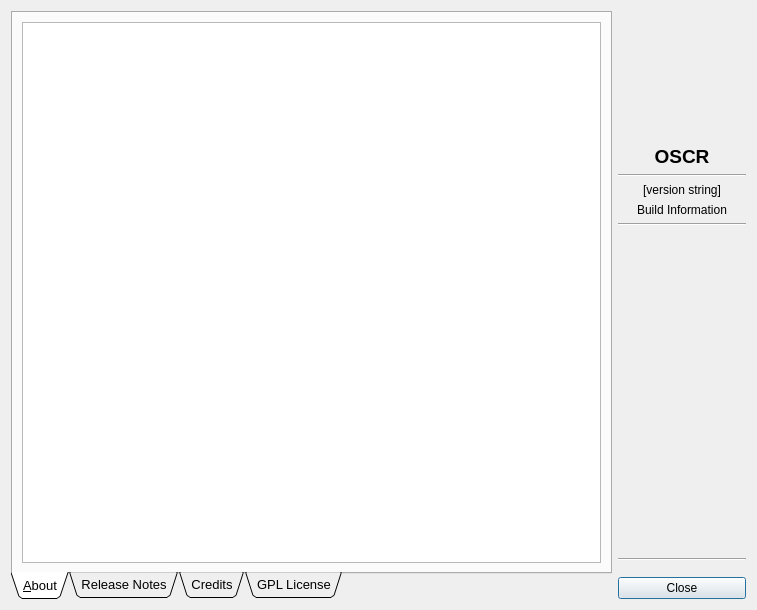
<?xml version="1.0" encoding="UTF-8"?>
<ui version="4.0">
 <class>AboutDialog</class>
 <widget class="QDialog" name="AboutDialog">
  <property name="geometry">
   <rect>
    <x>0</x>
    <y>0</y>
    <width>757</width>
    <height>610</height>
   </rect>
  </property>
  <property name="windowTitle">
   <string>Dialog</string>
  </property>
  <layout class="QHBoxLayout" name="horizontalLayout">
   <item>
    <widget class="QTabWidget" name="tabWidget">
     <property name="font">
      <font>
       <pointsize>10</pointsize>
      </font>
     </property>
     <property name="tabPosition">
      <enum>QTabWidget::South</enum>
     </property>
     <property name="tabShape">
      <enum>QTabWidget::Triangular</enum>
     </property>
     <property name="currentIndex">
      <number>0</number>
     </property>
     <widget class="QWidget" name="aboutTab">
      <attribute name="title">
       <string>&amp;About</string>
      </attribute>
      <layout class="QVBoxLayout" name="verticalLayout">
       <item>
        <widget class="QTextBrowser" name="aboutText">
         <property name="openExternalLinks">
          <bool>true</bool>
         </property>
        </widget>
       </item>
      </layout>
     </widget>
     <widget class="QWidget" name="relnotesTab">
      <attribute name="title">
       <string>Release Notes</string>
      </attribute>
      <layout class="QVBoxLayout" name="verticalLayout_2">
       <item>
        <widget class="QTextBrowser" name="relnotesText">
         <property name="openExternalLinks">
          <bool>true</bool>
         </property>
        </widget>
       </item>
      </layout>
     </widget>
     <widget class="QWidget" name="creditsTab">
      <attribute name="title">
       <string>Credits</string>
      </attribute>
      <layout class="QVBoxLayout" name="verticalLayout_5">
       <item>
        <widget class="QTextBrowser" name="creditsText">
         <property name="openExternalLinks">
          <bool>true</bool>
         </property>
        </widget>
       </item>
      </layout>
     </widget>
     <widget class="QWidget" name="licenseTab">
      <attribute name="title">
       <string>GPL License</string>
      </attribute>
      <layout class="QVBoxLayout" name="verticalLayout_3">
       <item>
        <widget class="QLabel" name="licenceLabel">
         <property name="text">
          <string notr="true">TextLabel</string>
         </property>
         <property name="wordWrap">
          <bool>true</bool>
         </property>
         <property name="openExternalLinks">
          <bool>true</bool>
         </property>
        </widget>
       </item>
       <item>
        <widget class="QTextBrowser" name="licenseText"/>
       </item>
      </layout>
     </widget>
    </widget>
   </item>
   <item>
    <layout class="QVBoxLayout" name="verticalLayout_4">
     <item>
      <widget class="QLabel" name="label">
       <property name="minimumSize">
        <size>
         <width>128</width>
         <height>128</height>
        </size>
       </property>
       <property name="maximumSize">
        <size>
         <width>128</width>
         <height>128</height>
        </size>
       </property>
       <property name="text">
        <string notr="true"/>
       </property>
       <property name="pixmap">
        <pixmap resource="Resources.qrc">:/icons/logo.png</pixmap>
       </property>
       <property name="scaledContents">
        <bool>true</bool>
       </property>
      </widget>
     </item>
     <item>
      <widget class="QLabel" name="label_2">
       <property name="font">
        <font>
         <pointsize>14</pointsize>
         <weight>75</weight>
         <bold>true</bold>
        </font>
       </property>
       <property name="text">
        <string notr="true">OSCR</string>
       </property>
       <property name="alignment">
        <set>Qt::AlignCenter</set>
       </property>
      </widget>
     </item>
     <item>
      <widget class="Line" name="line_2">
       <property name="orientation">
        <enum>Qt::Horizontal</enum>
       </property>
      </widget>
     </item>
     <item>
      <widget class="QLabel" name="versionLabel">
       <property name="text">
        <string notr="true">[version string]</string>
       </property>
       <property name="alignment">
        <set>Qt::AlignCenter</set>
       </property>
      </widget>
     </item>
     <item>
      <widget class="QLabel" name="infoLabel">
       <property name="text">
        <string notr="true">Build Information</string>
       </property>
       <property name="alignment">
        <set>Qt::AlignCenter</set>
       </property>
       <property name="wordWrap">
        <bool>true</bool>
       </property>
       <property name="openExternalLinks">
        <bool>true</bool>
       </property>
      </widget>
     </item>
     <item>
      <widget class="Line" name="line">
       <property name="orientation">
        <enum>Qt::Horizontal</enum>
       </property>
      </widget>
     </item>
     <item>
      <spacer name="verticalSpacer">
       <property name="orientation">
        <enum>Qt::Vertical</enum>
       </property>
       <property name="sizeHint" stdset="0">
        <size>
         <width>20</width>
         <height>40</height>
        </size>
       </property>
      </spacer>
     </item>
     <item>
      <spacer name="verticalSpacer_3">
       <property name="orientation">
        <enum>Qt::Vertical</enum>
       </property>
       <property name="sizeType">
        <enum>QSizePolicy::Fixed</enum>
       </property>
       <property name="sizeHint" stdset="0">
        <size>
         <width>20</width>
         <height>10</height>
        </size>
       </property>
      </spacer>
     </item>
     <item>
      <widget class="Line" name="line_3">
       <property name="orientation">
        <enum>Qt::Horizontal</enum>
       </property>
      </widget>
     </item>
     <item>
      <spacer name="verticalSpacer_2">
       <property name="orientation">
        <enum>Qt::Vertical</enum>
       </property>
       <property name="sizeType">
        <enum>QSizePolicy::Fixed</enum>
       </property>
       <property name="sizeHint" stdset="0">
        <size>
         <width>20</width>
         <height>10</height>
        </size>
       </property>
      </spacer>
     </item>
     <item>
      <widget class="QPushButton" name="closeButton">
       <property name="text">
        <string>Close</string>
       </property>
       <property name="default">
        <bool>true</bool>
       </property>
      </widget>
     </item>
    </layout>
   </item>
  </layout>
 </widget>
 <resources>
  <include location="Resources.qrc"/>
 </resources>
 <connections/>
</ui>
